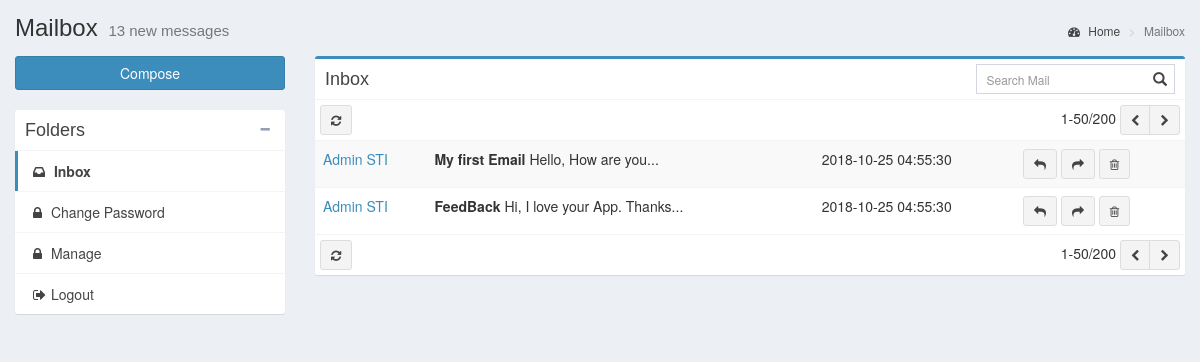
Screenshot of /src/mailbox.php (signed in) with the database file from the repository.
### tables this page shows
CREATE TABLE `message` (
	`Id`	INTEGER PRIMARY KEY AUTOINCREMENT UNIQUE,
	`Sender`	INTEGER NOT NULL,
	`Recipient`	INTEGER NOT NULL,
	`Subject`	TEXT,
	`Message`	TEXT,
	`Date`	INTEGER NOT NULL,
	 FOREIGN KEY (`Sender`) REFERENCES User(`Id`),
	 FOREIGN KEY (`Recipient`) REFERENCES User(`Id`)


);

### html/config/db.php (called while the page is built, shortened)
<?php
class MyDB extends SQLite3
{
    public function emailsUser($email)
    {
        $sql = 'SELECT message.*  FROM message LEFT JOIN user ON message.Recipient = user.Id  WHERE  user.Email = :email ORDER BY message.Id DESC';
        $statement = $this->prepare($sql);
        $statement->bindValue(':email', $email);
        $result = $statement->execute();
        $row = array();
        $i = 0;
        while ($res = $result->fetchArray(SQLITE3_ASSOC)) {
            $row[$i]['Id'] = $res['Id'];
            $row[$i]['Sender'] = $res['Sender'];
            $row[$i]['Recipient'] = $res['Recipient'];
            $row[$i]['Subject'] = $res['Subject'];
            $row[$i]['Message'] = $res['Message'];
            $row[$i]['Date'] = $res['Date'];
            $sql = 'SELECT First_Name, Last_Name  FROM user WHERE  user.Id = :Id';
            $statement = $this->prepare($sql);
            $statement->bindValue(':Id', $res['Sender']);
            $result2 = $statement->execute();
            $sender = $result2->fetchArray();
            $row[$i]['Sender_Name'] = $sender['First_Name'] . " " . $sender['Last_Name'];
            $i++;
        }
        return $row;
    }
}
?>

### html/src/mailbox.php (the view, shortened to what this page needs)
<?php
require_once("../config/db.php");
if (!isset($_SESSION["email"])) {
   header('Location: ../index.php');
} else {
    $db = new MyDB();
    $email = $_SESSION['email'];
    $isAdmin = $_SESSION['isAdmin'];
}
?>
<!DOCTYPE html>
<html class=''>
<head>
    <link href="https://maxcdn.bootstrapcdn.com/bootstrap/3.3.7/css/bootstrap.min.css" rel="stylesheet"
          id="bootstrap-css">
    <link href='../public/css/admin-lte.css' rel='stylesheet' type='text/css'>
    <link rel="stylesheet" href="https://stackpath.bootstrapcdn.com/font-awesome/4.7.0/css/font-awesome.min.css">
</head>
<body>
<div class="content-wrapper">
    <section class="content-header">
        <h1>
            Mailbox
            <small>13 new messages</small>
        </h1>
        <ol class="breadcrumb">
            <li><a href="mailbox.php"><i class="fa fa-dashboard"></i> Home</a></li>
            <li class="active">Mailbox</li>
        </ol>
    </section>
    <section class="content">
        <div class="row">
            <div class="col-md-3">
                <a href="compose.php" class="btn btn-primary btn-block margin-bottom">Compose</a>
                <div class="box box-solid">
                    <div class="box-header with-border">
                        <h3 class="box-title">Folders</h3>
                        <div class="box-tools">
                            <button type="button" class="btn btn-box-tool" data-widget="collapse"><i
                                        class="fa fa-minus"></i>
                            </button>
                        </div>
                    </div>
                    <div class="box-body no-padding">
                        <ul class="nav nav-pills nav-stacked">
                            <li class="active"><a href="mailbox.php"><i class="fa fa-inbox"></i> Inbox</a></li>
                            <li><a href="password.php"><i class="fa fa-lock"></i> Change Password</a></li>
                            <?php if($isAdmin){echo('<li><a href="users.php"><i class="fa fa-lock"></i> Manage</a></li>');}?>
                            <li><a href="logout.php"><i class="fa fa-sign-out"></i>Logout</a></li>
                        </ul>
                    </div>
                </div>
            </div>
            <div class="col-md-9">
                <div class="box box-primary">
                    <div class="box-header with-border">
                        <h3 class="box-title">Inbox</h3>
                        <div class="box-tools pull-right">
                            <div class="has-feedback">
                                <input type="text" class="form-control input-sm" placeholder="Search Mail">
                            </div>
                        </div>
                    </div>
                    <div class="box-body no-padding">
                        <div class="mailbox-controls">
                            <button type="button" class="btn btn-default btn-sm"><i class="fa fa-refresh"></i></button>
                            <div class="pull-right">
                                1-50/200
                                <div class="btn-group">
                                    <button type="button" class="btn btn-default btn-sm"><i
                                                class="fa fa-chevron-left"></i></button>
                                    <button type="button" class="btn btn-default btn-sm"><i
                                                class="fa fa-chevron-right"></i></button>
                                </div>
                            </div>
                        </div>
                        <div class="table-responsive mailbox-messages">
                            <table class="table table-hover table-striped">
                                <tbody>
                                <?php
                                $emailsUser = $db->emailsUser($email);
                                foreach ($emailsUser as $email) {
                                    print("<tr>");
                                    print('<td class="mailbox-name"><a href="read.php?id=' . $email["Id"] . '">'.$email["Sender_Name"].'</a></td>');
                                    print('<td class="mailbox-subject"><b>' . $email["Subject"] . '</b> ' . substr($email["Message"], 0, 30) . '...</td>');
                                    print('<td class="mailbox-attachment"></td>');
                                    print('<td class="mailbox-date">' . gmdate("Y-m-d\ H:i:s", $email["Date"]) . '</td>');
                                    print('<td>    <a href="compose.php?id='. $email["Id"].'&type=1"<button type="button" class="btn btn-default btn-sm"><i class="fa fa-reply"></i> </button></a>
                                                   <a href="compose.php?id='. $email["Id"].'&type=2"<button type="button" class="btn btn-default btn-sm"><i class="fa fa-share"></i> </button></a>
                                                   <a href="delete.php?id='. $email["Id"] .'" <button type="button" class="btn btn-default btn-sm"><i class="fa fa-trash-o"></i></button></a></td>');
                                    print("</tr>");
                                }
                                ?>
                                </tbody>
                            </table>
                        </div>
                    </div>
                    <div class="box-footer no-padding">
                        <div class="mailbox-controls">
                            <button type="button" class="btn btn-default btn-sm"><i class="fa fa-refresh"></i></button>
                            <div class="pull-right">
                                1-50/200
                                <div class="btn-group">
                                    <button type="button" class="btn btn-default btn-sm"><i
                                                class="fa fa-chevron-left"></i></button>
                                    <button type="button" class="btn btn-default btn-sm"><i
                                                class="fa fa-chevron-right"></i></button>
                                </div>
                            </div>
                        </div>
                    </div>
                </div>
            </div>
        </div>
    </section>
</div>
</body>
</html>

### rows the page displays
message: Sender_Name "Admin STI", Subject "My first Email", Message "Hello, How are you", Date "2018-10-25 04:55:30"
message: Sender_Name "Admin STI", Subject "FeedBack", Message "Hi, I love your App. Thanks", Date "2018-10-25 04:55:30"
